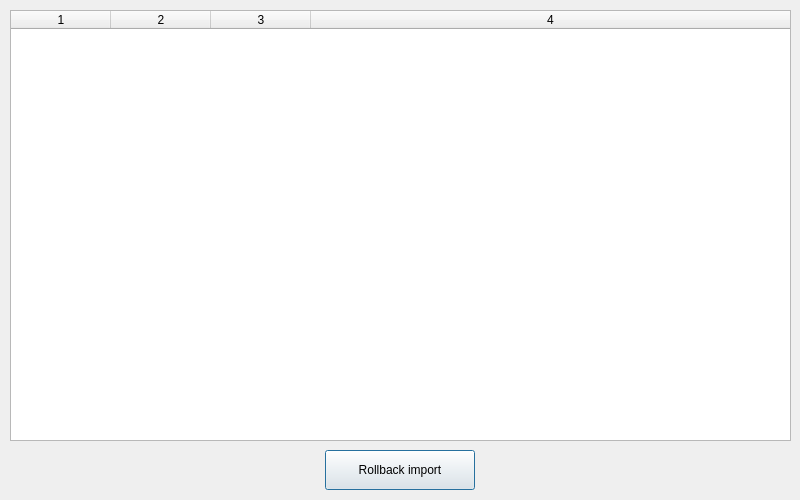
<?xml version="1.0" encoding="UTF-8"?>
<ui version="4.0">
 <class>Dialog</class>
 <widget class="QDialog" name="Dialog">
  <property name="geometry">
   <rect>
    <x>0</x>
    <y>0</y>
    <width>800</width>
    <height>500</height>
   </rect>
  </property>
  <property name="minimumSize">
   <size>
    <width>800</width>
    <height>500</height>
   </size>
  </property>
  <property name="maximumSize">
   <size>
    <width>800</width>
    <height>500</height>
   </size>
  </property>
  <property name="windowTitle">
   <string>List of imports</string>
  </property>
  <widget class="QTableWidget" name="tabImports">
   <property name="geometry">
    <rect>
     <x>10</x>
     <y>10</y>
     <width>781</width>
     <height>431</height>
    </rect>
   </property>
   <property name="horizontalScrollBarPolicy">
    <enum>Qt::ScrollBarAlwaysOff</enum>
   </property>
   <property name="alternatingRowColors">
    <bool>true</bool>
   </property>
   <property name="selectionMode">
    <enum>QAbstractItemView::SingleSelection</enum>
   </property>
   <property name="selectionBehavior">
    <enum>QAbstractItemView::SelectRows</enum>
   </property>
   <property name="columnCount">
    <number>4</number>
   </property>
   <attribute name="horizontalHeaderStretchLastSection">
    <bool>true</bool>
   </attribute>
   <column/>
   <column/>
   <column/>
   <column/>
  </widget>
  <widget class="QPushButton" name="btnRollback">
   <property name="geometry">
    <rect>
     <x>325</x>
     <y>450</y>
     <width>150</width>
     <height>40</height>
    </rect>
   </property>
   <property name="text">
    <string>Rollback import</string>
   </property>
  </widget>
 </widget>
 <resources/>
 <connections>
  <connection>
   <sender>btnRollback</sender>
   <signal>clicked()</signal>
   <receiver>Dialog</receiver>
   <slot>_rollbackBtnClicked()</slot>
   <hints>
    <hint type="sourcelabel">
     <x>401</x>
     <y>467</y>
    </hint>
    <hint type="destinationlabel">
     <x>563</x>
     <y>464</y>
    </hint>
   </hints>
  </connection>
 </connections>
 <slots>
  <slot>_rollbackBtnClicked()</slot>
 </slots>
</ui>
